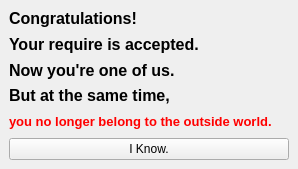
<?xml version="1.0" encoding="UTF-8"?>
<ui version="4.0">
 <class>congratulations</class>
 <widget class="QMainWindow" name="congratulations">
  <property name="geometry">
   <rect>
    <x>0</x>
    <y>0</y>
    <width>298</width>
    <height>169</height>
   </rect>
  </property>
  <property name="windowTitle">
   <string>Congratulations!</string>
  </property>
  <widget class="QWidget" name="centralwidget">
   <layout class="QGridLayout" name="gridLayout">
    <item row="0" column="0">
     <widget class="QLabel" name="label">
      <property name="text">
       <string>&lt;html&gt;&lt;head/&gt;&lt;body&gt;&lt;p&gt;&lt;span style=&quot; font-size:12pt; font-weight:600;&quot;&gt;Congratulations!&lt;/span&gt;&lt;/p&gt;&lt;/body&gt;&lt;/html&gt;</string>
      </property>
     </widget>
    </item>
    <item row="1" column="0">
     <widget class="QLabel" name="label_2">
      <property name="text">
       <string>&lt;html&gt;&lt;head/&gt;&lt;body&gt;&lt;p&gt;&lt;span style=&quot; font-size:12pt; font-weight:600;&quot;&gt;Your require is accepted.&lt;/span&gt;&lt;/p&gt;&lt;/body&gt;&lt;/html&gt;</string>
      </property>
     </widget>
    </item>
    <item row="2" column="0">
     <widget class="QLabel" name="label_3">
      <property name="text">
       <string>&lt;html&gt;&lt;head/&gt;&lt;body&gt;&lt;p&gt;&lt;span style=&quot; font-size:12pt; font-weight:600;&quot;&gt;Now you're one of us.&lt;/span&gt;&lt;/p&gt;&lt;/body&gt;&lt;/html&gt;</string>
      </property>
     </widget>
    </item>
    <item row="3" column="0">
     <widget class="QLabel" name="label_4">
      <property name="text">
       <string>&lt;html&gt;&lt;head/&gt;&lt;body&gt;&lt;p&gt;&lt;span style=&quot; font-size:12pt; font-weight:600;&quot;&gt;But at the same time,&lt;/span&gt;&lt;/p&gt;&lt;/body&gt;&lt;/html&gt;</string>
      </property>
     </widget>
    </item>
    <item row="4" column="0">
     <widget class="QLabel" name="label_5">
      <property name="text">
       <string>&lt;html&gt;&lt;head/&gt;&lt;body&gt;&lt;p&gt;&lt;span style=&quot; font-size:10pt; font-weight:600; color:#ff0000;&quot;&gt;you no longer belong to the outside world.&lt;/span&gt;&lt;/p&gt;&lt;/body&gt;&lt;/html&gt;</string>
      </property>
     </widget>
    </item>
    <item row="5" column="0">
     <widget class="QPushButton" name="iknow">
      <property name="text">
       <string>I Know.</string>
      </property>
     </widget>
    </item>
   </layout>
  </widget>
 </widget>
 <resources/>
 <connections/>
</ui>
